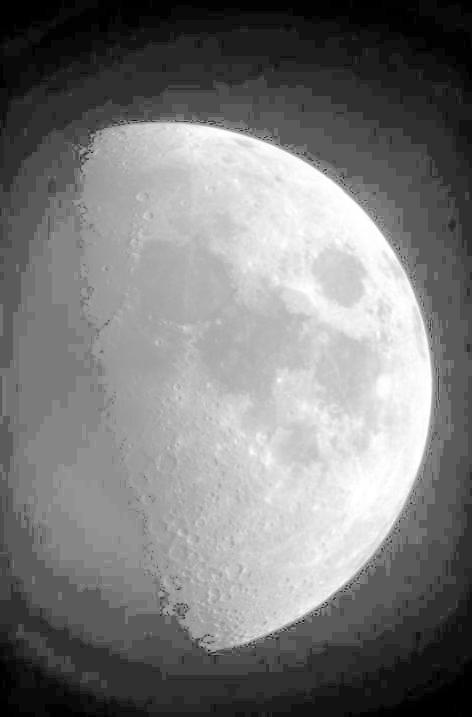
#> input picture Assignment 2/Equalised_image-36.jpg, 472 x 717 px
$ jupyter execute Q2.ipynb
#> lines starting #> are read from the running program, lines starting #| are printed output that depends on the picture
[cell 1]
import matplotlib.pyplot as plt
from PIL import Image
import numpy as np

[cell 2]
file = input('Enter the image name: ')
#> the answer given: Equalised_image-36.jpg
img = Image.open(file)
#> img is the input picture: PIL image 472x717 RGB; min 0, max 255, mean 123
img = np.asarray(img).astype('int64')
#> img: shape (717, 472, 3) int64

[cell 3]
R = img[:,:,0]
G = img[:,:,1]
B = img[:,:,2]

avgimg = (R+G+B)//3
H, W = np.shape(avgimg)
#> H = 717; W = 472

## Histogram generating Function

[cell 4]
def Histogram(I, img_type=''):
    fig, ax = plt.subplots(3, 1, figsize=(6, 10))
    fig.tight_layout(h_pad=3)
    channels = ['red', 'green', 'blue']
    hist = []
    for c in range(0, 3):
        y, x = np.histogram(I[:,:,c], bins=256, range=(0, 256))
        y = np.insert(y, 0, 0)
        hist.append(y)

        ax[c].bar(x, y, color=channels[c])
        ax[c].set_title(str(img_type) + ' Histogram of ' + str(channels[c] + ' Channel'), color=channels[c])
        ax[c].set_ylabel('Frequency')
    plt.xlabel('Pixels Intensity')
    plt.show()
    return hist

## CDF generating Function

[cell 5]
def CDF(I, histogram, img_type=''):
    fig, ax = plt.subplots(3, 2, figsize=(15, 10))
    plt.suptitle('CDF and Normalised CDF with' + str(img_type) + ' Histogram of each channel', fontsize=20)
    channels = ['red', 'green', 'blue']
    cdf, norm_cdf = [], []
    for c in range(0, 3):
        s = np.zeros(257, dtype=float)
        s[0] = histogram[c][0]
        for i in range(1, 257):
            s[i] = s[i-1] + histogram[c][i]
        cdf.append(s)

        # Normalising the CDF with Histogram
        norm_cdf.append(max(histogram[c])*((cdf[c]-min(cdf[c]))/(max(cdf[c])-min(cdf[c]))))

    for i in range(0, 3):
            ax[i, 0].plot(cdf[i], color=channels[i])
            ax[i, 0].fill_between(range(257), cdf[i], facecolor=channels[i], alpha=0.3)
            ax[i, 1].plot(norm_cdf[i], color='black')
            ax[i, 1].bar(range(257), histogram[i], color=channels[i])
            ax[i, 0].set_title('CDF of ' +  str(img_type) + str(channels[i]+' Channel'), color=channels[i])
            ax[i, 1].set_title('Normalised CDF with' + str(img_type) + ' Histogram of ' + str(channels[i]+' Channel'), color=channels[i])
            ax[i, 0].set_ylabel('Cummulative Frequency')
            ax[i, 0].set_xlabel('Pixel Intensity')
            ax[i, 1].set_xlabel('Pixel Intensity')

    plt.subplots_adjust(bottom=0.1, hspace=0.4)
    plt.show()
    return cdf

[cell 6]
hist = Histogram(img)
#> after the loop in Histogram, `for c in range(0, 3):`: hist = 3 items
#> in Histogram, `plt.show()`:
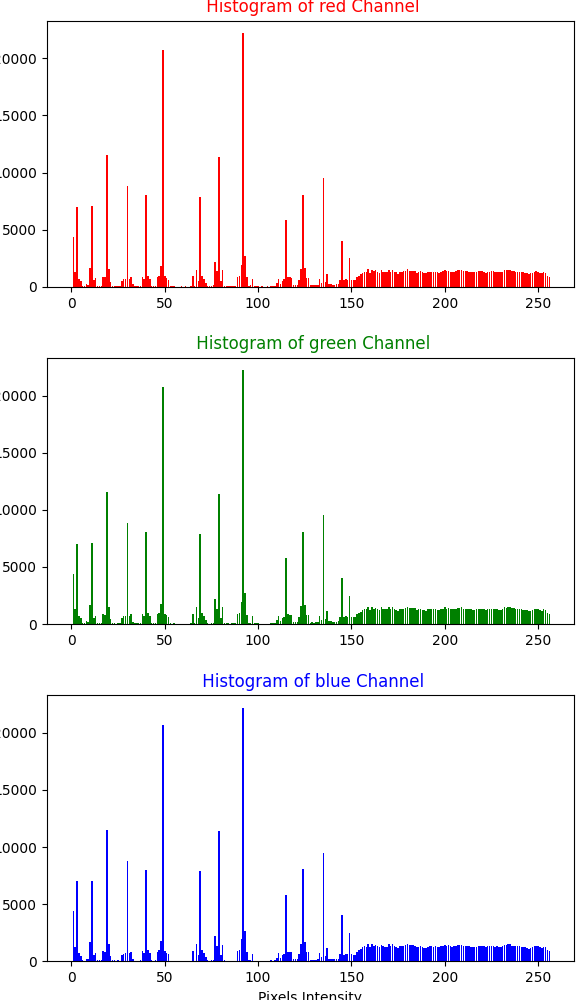
#> figure drawn by matplotlib, 3 panels; panel 1: tallest bar 22199 high, from x = 91.6 to 92.4; panel 2: tallest bar 22199 high, from x = 91.6 to 92.4; panel 3: tallest bar 22199 high, from x = 91.6 to 92.4
#> hist = 3 items

[cell 7]
cdf = CDF(img, hist)
#> in CDF, `plt.show()`:
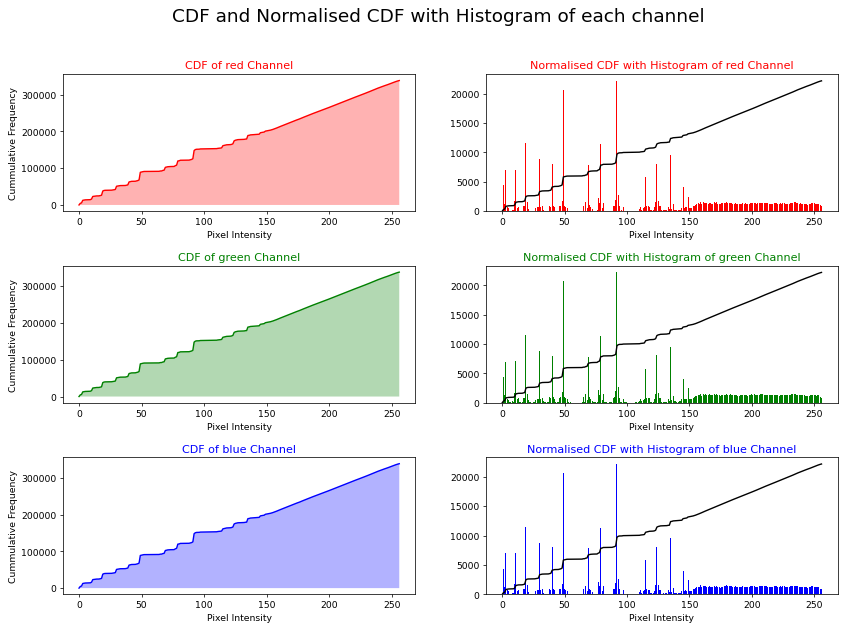
#> figure drawn by matplotlib, 6 panels; panel 1: curve peaks at x = 256, y = 338424; panel 2: tallest bar 22199 high, from x = 91.6 to 92.4; panel 2: curve peaks at x = 256, y = 22199; panel 3: curve peaks at x = 256, y = 338424
#> cdf = 3 items

## Transformation To Uniform(0, 256)

[cell 8]
maps = []
for c in range(0, 3):
    m = np.zeros(257, dtype=int)
    for i in range(hist[c].size):
        m[i] = max(0, round((256*cdf[c][i])/(H*W))-1)
    maps.append(m)
#> after the loop, maps = 3 items

[cell 9]
new_img = img.copy()
for c in range(0, 3):
    channel = np.zeros(img[:,:,c].size, dtype=int)
    temp = img[:,:,c].flatten()
    for i in range(0, img[:,:,c].size):
        channel[i] = maps[c][temp[i]]
    new_img[:,:,c] = np.reshape(channel, (H,W))

[cell 10]
new_hist = Histogram(new_img, 'Equalised')
#> call 2 of Histogram, with img_type = 'Equalised'
#> in Histogram (call 2), `plt.show()`:
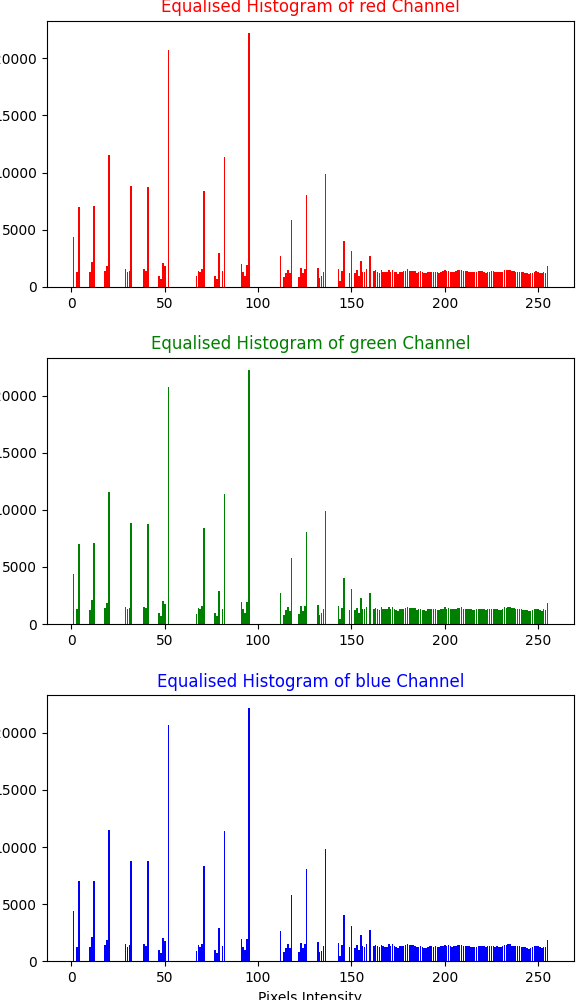
#> figure drawn by matplotlib, 3 panels; panel 1: tallest bar 22199 high, from x = 94.6 to 95.4; panel 2: tallest bar 22199 high, from x = 94.6 to 95.4; panel 3: tallest bar 22199 high, from x = 94.6 to 95.4
#> new_hist = 3 items

[cell 11]
new_cdf = CDF(new_img, new_hist, ' Equalised')
#> call 2 of CDF, with img_type = ' Equalised'
#> in CDF (call 2), `plt.show()`:
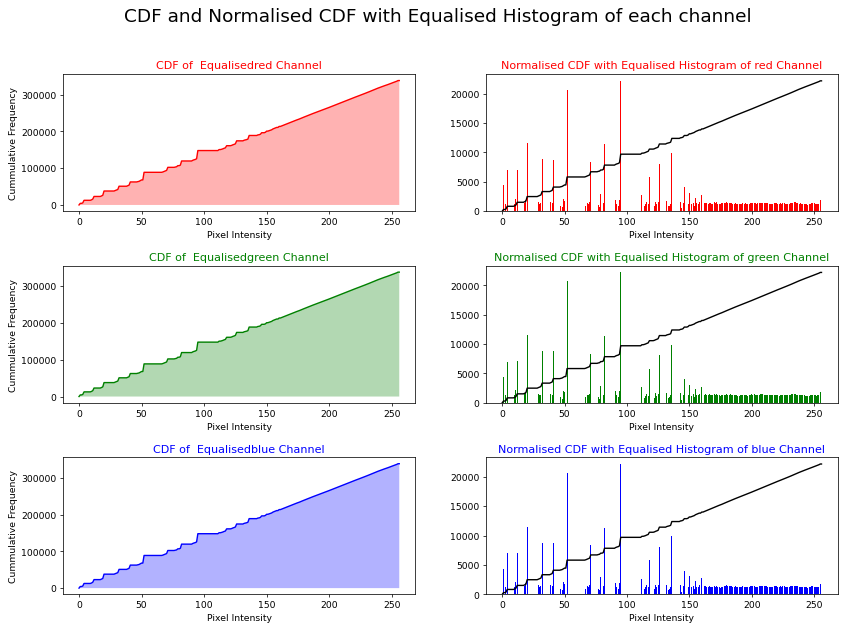
#> figure drawn by matplotlib, 6 panels; panel 1: curve peaks at x = 255, y = 338424; panel 2: tallest bar 22199 high, from x = 94.6 to 95.4; panel 2: curve peaks at x = 255, y = 22199; panel 3: curve peaks at x = 255, y = 338424
#> new_cdf = 3 items

[cell 12]
new_img = new_img.astype('uint8')
